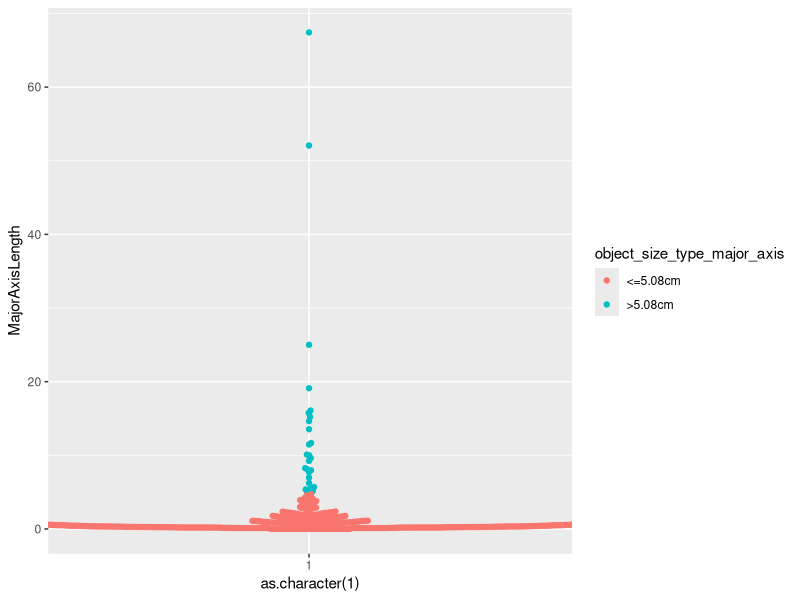

Reproduce this figure in R. (Note: this script raises an error after producing the figure.)
library(tidyverse)
library(ggbeeswarm)

# Read in data
dat <- read_csv('image_measurements.csv') %>% 
  # Rename first column to be the ID
  rename(shape_id = ...1) %>% 
  # Get columns for whether area is "> 5.08cm" by several different metrics
  mutate(
    object_size_type_diameter = ifelse(equivalent_diameter > 5.08, '>5.08cm', '<=5.08cm'),
    object_size_type_area = ifelse(Area > 20.268299, '>5.08cm', '<=5.08cm'),
    object_size_type_major_axis = ifelse(MajorAxisLength > 5.08, '>5.08cm', '<=5.08cm')
    )

# Visualize data
ggplot() +
  geom_beeswarm(dat, mapping = aes(x = as.character(1), y = MajorAxisLength, color = object_size_type_major_axis))

# Calculate the percentage of objects that meet >5.08cm criteria for each metric
percent_summary <- dat %>% 
  pivot_longer(cols = object_size_type_diameter:object_size_type_major_axis, 
               names_to = 'metric', 
               values_to = 'value' ) %>% 
  group_by(metric) %>% 
  summarise(percent_greater = aslkdjflsdfkjl / n())
  # mutate(object_size_type_diameter = subset('>5.08cm') / n())
